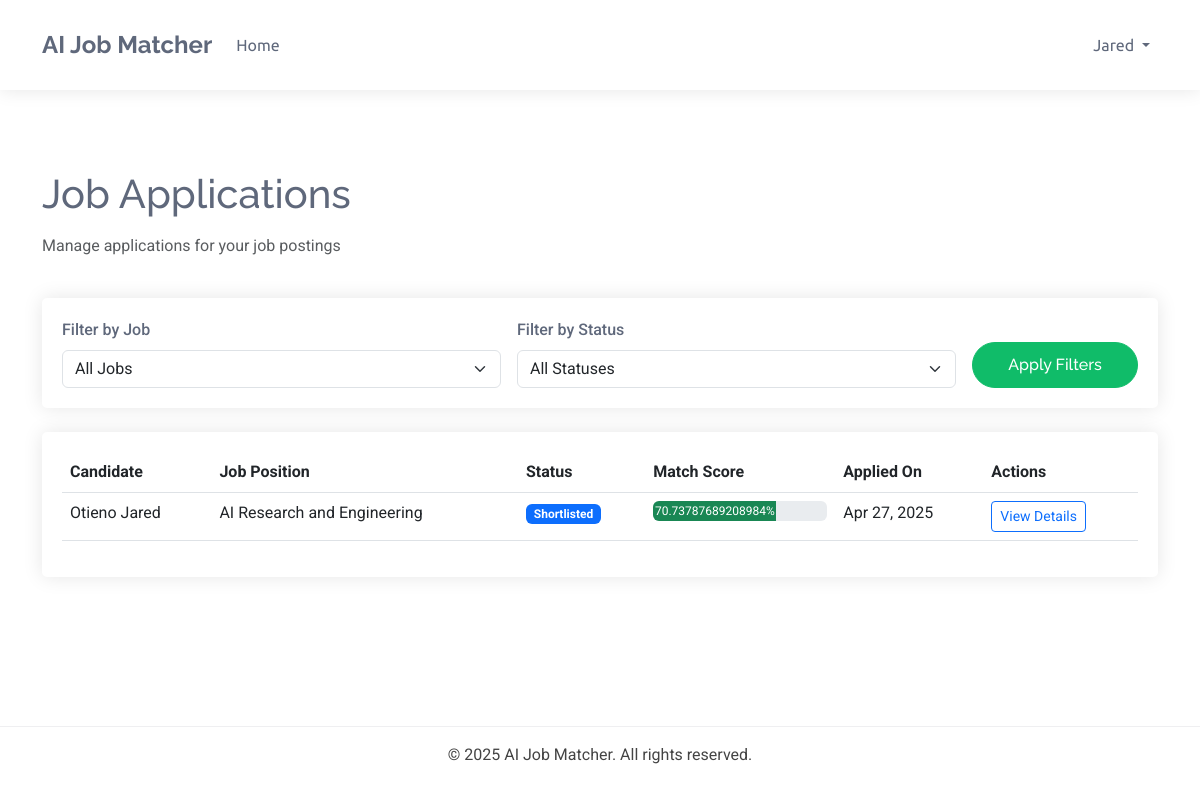
Screenshot of /dashboards/recruiter/applications/ (signed in) with the database file from the repository.
### accounts/models.py (models this page shows, shortened)
class TrackingModel(models.Model):
    created_at = models.DateTimeField(auto_now_add=True)
    updated_at = models.DateTimeField(auto_now=True)
    class Meta:
        abstract = True
        ordering = ["-created_at"]

class User(AbstractBaseUser, TrackingModel):
    username_validator = UnicodeUsernameValidator()
    Role_choices = (
        ("Administrator", "Administrator"),
        ("Recruiter", "Recruiter"),
        ("Candidate", "Candidate")
    )
    Gender_choices = (
        ("Male", "Male"),
        ("Female", "Female"),
        ("Other", "Other")
    )
    username = models.CharField(
        _('username'),
        max_length=150,
        unique=True,
        validators=[username_validator],
        error_messages={
            'unique':_("A user with that username already exists."),
        },
    )
    phoneNumberRegex = RegexValidator(regex=r"^\+?1?\d{8,15}$")
    full_name = models.CharField(_('full name'),max_length=200)
    email = models.EmailField(_('email'), unique=True, error_messages={
        'unique': ('A user with email already exists.'),
    })
    gender = models.CharField(_("gender"), max_length=10, choices=Gender_choices)
    phone = PhoneNumberField(
        _('phone number'), unique=True,validators=[phoneNumberRegex],
        blank=True, null=True, max_length=27)
    country = models.CharField(_("country"), max_length=50,
                              blank=True, null=True)
    city = models.CharField(_("city"), max_length=50,
                              blank=True, null=True)
    role = models.CharField(_('Role'), max_length=17, choices=Role_choices, default="Client")
    is_active = models.BooleanField(_('active'), default=True)
    is_admin = models.BooleanField(_('admin'), default=False)
    is_staff = models.BooleanField(_("staff"), default=False)
    timestamp = models.DateTimeField(_("timestamp"), auto_now_add=True)
    objects = CustomManager()
    USERNAME_FIELD = 'email'
    REQUIRED_FIELDS = ['username',]
    @property
    def staff(self):
        return self.staff
    @property
    def active(self):
        return self.active
    @property
    def admin(self):
        return self.admin

class Profile(models.Model):
    user = models.OneToOneField(User,
                                on_delete=models.CASCADE, unique=True)
    bio = models.TextField(_('bio'), blank=True, null=True)
    profile_picture = models.ImageField(
        _("profile picture"), upload_to="profile",
        default="default.png")
    class Meta:
        abstract= True

class Candidate(Profile):
    skills = models.TextField(_('skills'), blank=True, null=True)
    education = models.TextField(_('education'), blank=True, null=True)
    experience = models.TextField(_('experience'), blank=True, null=True)

### dashboards/models.py (models this page shows, shortened)
class BaseModel(models.Model):
    created_at = models.DateTimeField(auto_now_add=True)
    updated_at = models.DateTimeField(auto_now=True)
    class Meta:
        abstract = True

class JobApplication(BaseModel):
    STATUS_CHOICES = (
        ('pending', 'Pending'),
        ('reviewing', 'Reviewing'),
        ('shortlisted', 'Shortlisted'),
        ('rejected', 'Rejected'),
        ('interview', 'Interview'),
        ('offer', 'Offer Extended'),
        ('hired', 'Hired'),
        ('declined', 'Declined'),
    )
    job = models.ForeignKey(JobPosting, on_delete=models.CASCADE, related_name='applications')
    candidate = models.ForeignKey(Candidate, on_delete=models.CASCADE, related_name='applications')
    resume = models.ForeignKey(Resume, on_delete=models.CASCADE, related_name='applications', null=True, blank=True)
    cover_letter = models.TextField(_('cover letter'), blank=True, null=True)
    status = models.CharField(_('status'), max_length=20, choices=STATUS_CHOICES, default='pending')
    match_score = models.FloatField(_('match score'), validators=[MinValueValidator(0), MaxValueValidator(100)], default=0)
    recruiter_notes = models.TextField(_('recruiter notes'), blank=True, null=True)
    class Meta:
        ordering = ['-match_score', '-created_at']
        verbose_name = _('Job Application')
        verbose_name_plural = _('Job Applications')

class JobPosting(BaseModel):
    STATUS_CHOICES = (
        ('active', 'Active'),
        ('filled', 'Filled'),
        ('expired', 'Expired'),
        ('draft', 'Draft'),
    )
    recruiter = models.ForeignKey(Recruiter, on_delete=models.CASCADE, related_name='job_postings')
    title = models.CharField(_('job title'), max_length=255)
    company_name = models.CharField(_('company name'), max_length=255)
    category = models.CharField(_('job category'), max_length=100)
    description = models.TextField(_('job description'))
    requirements = models.TextField(_('job requirements'))
    responsibilities = models.TextField(_('responsibilities'))
    location = models.CharField(_('location'), max_length=255)
    salary_min = models.DecimalField(_('minimum salary'), max_digits=12, decimal_places=2, null=True, blank=True)
    salary_max = models.DecimalField(_('maximum salary'), max_digits=12, decimal_places=2, null=True, blank=True)
    experience_required = models.PositiveIntegerField(_('experience required (years)'), default=0)
    education_level = models.CharField(_('education level'), max_length=100)
    employment_type = models.CharField(_('employment type'), max_length=50)
    status = models.CharField(_('status'), max_length=20, choices=STATUS_CHOICES, default='active')
    expiry_date = models.DateField(_('expiry date'), default=timezone.now)
    skills_required = models.TextField(_('skills required'))
    embedding_vector = models.BinaryField(_('job embedding vector'), null=True, blank=True)
    class Meta:
        ordering = ['-created_at']
        verbose_name = _('Job Posting')
        verbose_name_plural = _('Job Postings')

### dashboards/views.py (the view)
# urls.py: path('recruiter/applications/', views.applications_list, name='applications_list'),
@login_required
@user_passes_test(is_recruiter)
def applications_list(request):
    recruiter_profile = request.user.recruiter
    status_filter = request.GET.get('status', '')
    job_filter = request.GET.get('job', '')
    applications = JobApplication.objects.filter(job__recruiter=recruiter_profile)
    if status_filter:
        applications = applications.filter(status=status_filter)
    if job_filter:
        applications = applications.filter(job_id=job_filter)
    applications = applications.order_by('-created_at')
    paginator = Paginator(applications, 15)  # Show 15 applications per page
    page_number = request.GET.get('page')
    page_obj = paginator.get_page(page_number)
    jobs = JobPosting.objects.filter(recruiter=recruiter_profile)
    status_choices = JobApplication.STATUS_CHOICES
    context = {
        'page_obj': page_obj,
        'jobs': jobs,
        'status_choices': status_choices,
        'current_job': job_filter,
        'current_status': status_filter,
    }
    return render(request, 'dashboards/applications_list.html', context)

### dashboards/views.py (called while the page is built)
def is_recruiter(user):
    return user.is_authenticated and user.role == 'Recruiter'

### templates/dashboards/applications_list.html (shortened to what this page needs)
{% extends 'dashboards/base.html' %}
{% load static %}
{% block content %}
<div class="container mt-4">
    <div class="row mb-4">
        <div class="col">
            <h1 class="mb-3">Job Applications</h1>
            <p class="text-muted">Manage applications for your job postings</p>
        </div>
    </div>
    <div class="card mb-4">
        <div class="card-body">
            <form method="get" class="row g-3">
                <div class="col-md-5">
                    <label for="job" class="form-label">Filter by Job</label>
                    <select class="form-select" id="job" name="job">
                        <option value="">All Jobs</option>
                    </select>
                </div>
                <div class="col-md-5">
                    <label for="status" class="form-label">Filter by Status</label>
                    <select class="form-select" id="status" name="status">
                        <option value="">All Statuses</option>
                    </select>
                </div>
                <div class="col-md-2 d-flex align-items-end">
                    <button type="submit" class="btn btn-primary w-100">Apply Filters</button>
                </div>
            </form>
        </div>
    </div>
    <div class="card">
        <div class="card-body">
            {% if page_obj %}
                <div class="table-responsive">
                    <table class="table table-hover">
                        <thead>
                            <tr>
                                <th>Candidate</th>
                                <th>Job Position</th>
                                <th>Status</th>
                                <th>Match Score</th>
                                <th>Applied On</th>
                                <th>Actions</th>
                            </tr>
                        </thead>
                        <tbody>
                            {% for application in page_obj %}
                                <tr>
                                    <td>{{ application.candidate.user.full_name }}</td>
                                    <td>{{ application.job.title }}</td>
                                    <td>
                                        <span class="badge
                                            {% if application.status == 'pending' %}bg-secondary
                                            {% elif application.status == 'reviewing' %}bg-info
                                            {% elif application.status == 'shortlisted' %}bg-primary
                                            {% elif application.status == 'rejected' %}bg-danger
                                            {% elif application.status == 'interview' %}bg-warning
                                            {% elif application.status == 'offer' %}bg-success
                                            {% elif application.status == 'hired' %}bg-success
                                            {% elif application.status == 'declined' %}bg-dark
                                            {% endif %}">
                                            {% for status_value, status_name in status_choices %}
                                                {% if status_value == application.status %}
                                                    {{ status_name }}
                                                {% endif %}
                                            {% endfor %}
                                        </span>
                                    </td>
                                    <td>
                                        <div class="progress" style="height: 20px;">
                                            <div class="progress-bar
                                                {% if application.match_score < 40 %}bg-danger
                                                {% elif application.match_score < 70 %}bg-warning
                                                {% else %}bg-success{% endif %}"
                                                role="progressbar"
                                                style="width: {{ application.match_score }}%;"
                                                aria-valuenow="{{ application.match_score }}"
                                                aria-valuemin="0"
                                                aria-valuemax="100">
                                                {{ application.match_score }}%
                                            </div>
                                        </div>
                                    </td>
                                    <td>{{ application.created_at|date:"M d, Y" }}</td>
                                    <td>
                                        <a href="{% url 'dashboards:application_detail' application.id %}" class="btn btn-sm btn-outline-primary">
                                            View Details
                                        </a>
                                    </td>
                                </tr>
                            {% endfor %}
                        </tbody>
                    </table>
                </div>
            {% else %}
                <div class="text-center py-5">
                    <h4>No applications found</h4>
                    <p class="text-muted">Try changing your filters or check back later.</p>
                </div>
            {% endif %}
        </div>
    </div>
</div>
{% endblock %}

### templates/dashboards/base.html (shortened to what this page needs)
<!DOCTYPE html>
<html lang="en">
<head>
    <link href="https://cdn.jsdelivr.net/npm/bootstrap@5.3.0-alpha1/dist/css/bootstrap.min.css" rel="stylesheet">
</head>
<body>
    <nav class="navbar navbar-expand-lg">
        <div class="container">
            <a class="navbar-brand" href="/">AI Job Matcher</a>
            <div class="collapse navbar-collapse" id="navbarNav">
                <ul class="navbar-nav me-auto">
                    <li class="nav-item">
                        <a class="nav-link" href="{% url 'accounts:home' %}">Home</a>
                    </li>
                </ul>
                <ul class="navbar-nav">
                    {% if user.is_authenticated %}
                        <li class="nav-item dropdown">
                            <a class="nav-link dropdown-toggle" href="#" id="navbarDropdown" role="button" data-bs-toggle="dropdown" aria-expanded="false">
                                {{ user.username }}
                            </a>
                        </li>
                    {% endif %}
                </ul>
            </div>
        </div>
    </nav>
    <div class="container main-content">
        {% block content %}{% endblock %}
    </div>
    <footer class="text-center py-3">
        <div class="container">
            <p class="mb-0">&copy; {% now "Y" %} AI Job Matcher. All rights reserved.</p>
        </div>
    </footer>
</body>
</html>

### templates/dashboards/base.html (style rules this page uses)
:root { --default-font: "Roboto", system-ui, -apple-system, "Segoe UI", Roboto, "Helvetica Neue", Arial, "Noto Sans", "Liberation Sans", sans-serif; --heading-font: "Raleway", sans-serif; --nav-font: "Ubuntu", sans-serif; --background-color: #ffffff; --default-color: #444444; --heading-color: #5f687b; --accent-color: #10bc69; --surface-color: #ffffff; --contrast-color: #ffffff; --nav-color: #5f687b; --nav-hover-color: #10bc69; --nav-mobile-background-color: #ffffff; --nav-dropdown-background-color: #ffffff; --nav-dropdown-color: #5f687b; --nav-dropdown-hover-color: #10bc69; }
body { color: var(--default-color); background-color: var(--background-color); font-family: var(--default-font); }
h1, h2, h3, h4, h5, h6 { color: var(--heading-color); font-family: var(--heading-font); }
a { color: var(--accent-color); text-decoration: none; transition: 0.3s; }
.navbar { padding: 15px 0; transition: all 0.5s; background-color: var(--background-color) !important; box-shadow: 0px 0 18px rgba(0, 0, 0, 0.1); }
.navbar-brand { font-family: var(--heading-font); font-weight: 700; font-size: 24px; color: var(--heading-color) !important; }
.navbar-nav .nav-link { font-family: var(--nav-font); color: var(--nav-color) !important; font-weight: 400; padding: 18px 15px; transition: 0.3s; }
.main-content { min-height: calc(100vh - 180px); padding: 40px 0; }
.form-label { color: var(--heading-color); font-weight: 500; }
.btn-primary { background-color: var(--accent-color); border-color: var(--accent-color); border-radius: 50px; padding: 10px 25px; transition: all 0.3s; font-family: var(--heading-font); font-weight: 500; }
.card { border: none; border-radius: 5px; background-color: var(--surface-color); box-shadow: 0px 0px 20px rgba(0, 0, 0, 0.1); transition: all 0.3s; margin-bottom: 20px; }
.card-body { padding: 20px; }
footer { background-color: var(--background-color) !important; border-top: 1px solid rgba(95, 104, 123, 0.1); color: var(--default-color) !important; padding: 25px 0; }

### rows the page displays
User: username "Jared"
JobApplication: candidate.user.full_name "Otieno Jared", job "AI Research and Engineering", status_choices "Shortlisted", match_score "70.73787689208984", created_at "Apr 27, 2025"
